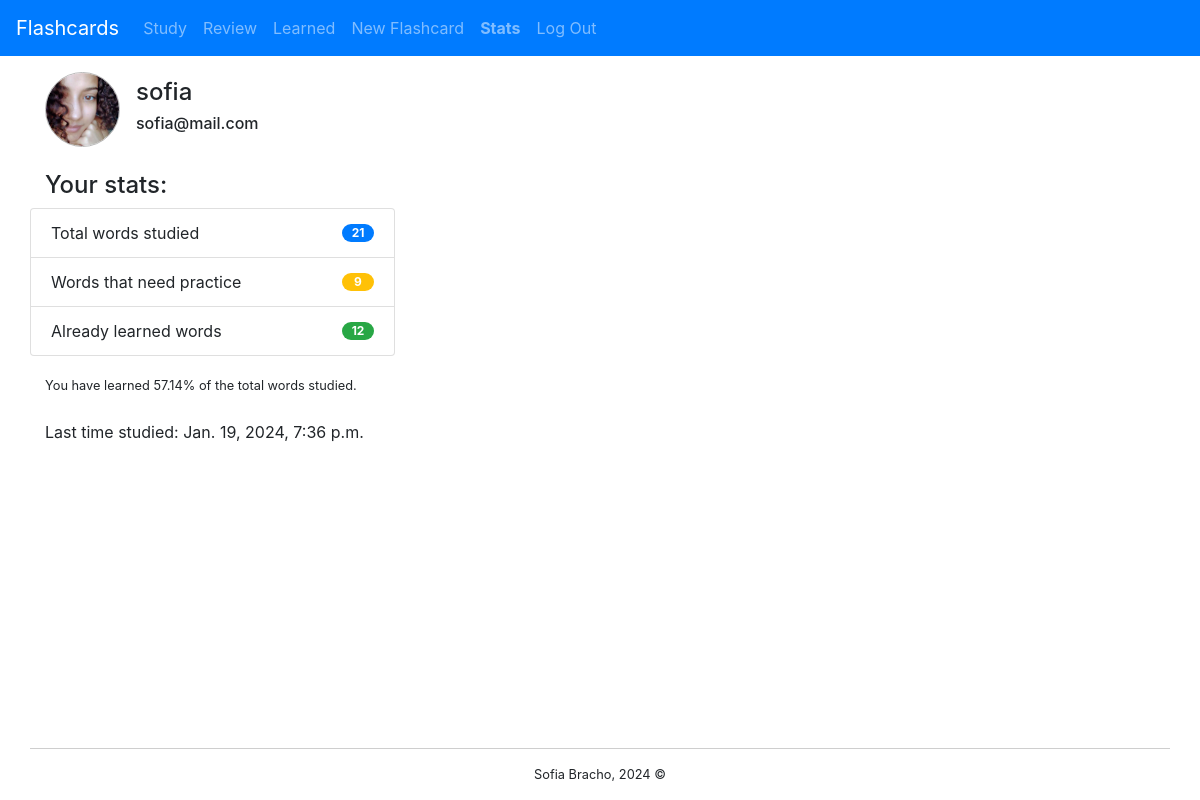
The app's page /profile (signed in), older data.
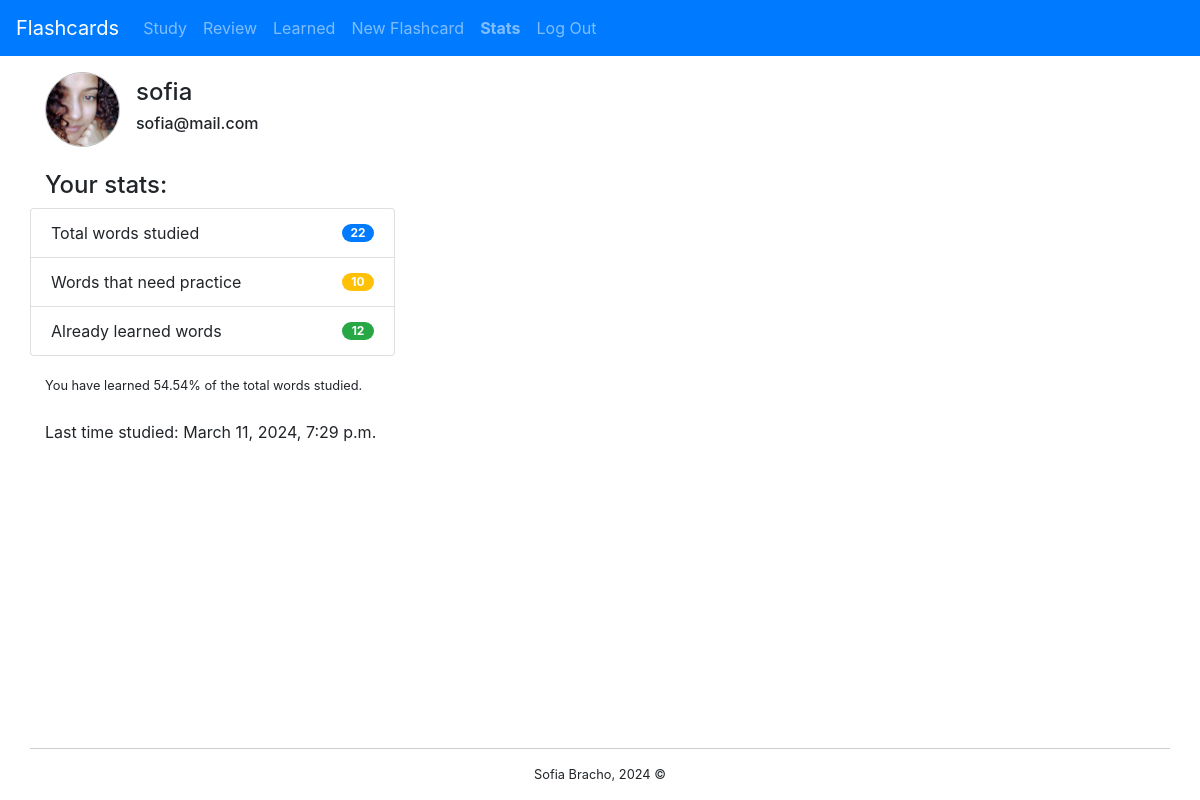
The same page, newer data.
### flashcards/models.py (models this page shows, shortened)
class Stats(models.Model):
    user = models.OneToOneField(User, on_delete=models.CASCADE)
    total_cards = models.IntegerField(default=0)
    need_practice_cards = models.IntegerField(default=0)
    learned_cards = models.IntegerField(default=0)
    percent_learned = models.DecimalField(default=100.00, max_digits=5, decimal_places=2)
    last_studied = models.DateTimeField(default=None, null=True, blank=True)

### flashcards/views.py (the view)
# urls.py: path("profile", views.profile, name="profile"),
@login_required
def profile(request):
    stats = Stats.objects.get(user=request.user)
    return render(request, "flashcards/stats.html", {
        'stats': stats
    })

### flashcards/templates/flashcards/stats.html
{% extends "flashcards/layout.html" %}
{% load static %}
{% block body %}
    <div class="container mt-3">
      <div id="user-info">
        {% if user.profile_pic %}
          <img src="{{ user.profile_pic.url }}" alt="Profile picture">
        {% else %}
          <img src="{% static 'img/users/default.jpg' %}" alt="Profile picture">
        {% endif %}
        <div>
          <h4>{{ user.username }}</h4>
          <h6>{{ user.email }}</h6>
        </div>
      </div>
      <h4 class="mt-4">Your stats:</h4>
      <div class="stats row mb-3">
        <ul class="list-group col-4">
          <li class="list-group-item d-flex justify-content-between align-items-center">
            Total words studied
            <span class="badge bg-primary rounded-pill">{{ stats.total_cards }}</span>
          </li>
          <li class="list-group-item d-flex justify-content-between align-items-center">
            Words that need practice
            <span class="badge bg-warning rounded-pill">{{ stats.need_practice_cards }}</span>
          </li>
          <li class="list-group-item d-flex justify-content-between align-items-center">
            Already learned words
            <span class="badge bg-success rounded-pill">{{ stats.learned_cards }}</span>
          </li>
        </ul>
      </div>
      <small>You have learned {{ stats.percent_learned }}% of the total words studied.</small>
      <br>
      <br>
      {% if stats.last_studied %}
        <p>Last time studied: {{ stats.last_studied }}</p>
      {% else %}
        <p>Start you first study session now!</p>
        <a href="{% url 'study' %}" class="btn btn-primary">Go study</a>
      {% endif %}
    </div>
{% endblock %}

Row changes from the older to the newer data that the page shows:
changed Stats: total_cards "21" → "22"; need_practice_cards "9" → "10"; percent_learned "57.14" → "54.54"; last_studied "Jan. 19, 2024, 7:36 p.m." → "March 11, 2024, 7:29 p.m."
